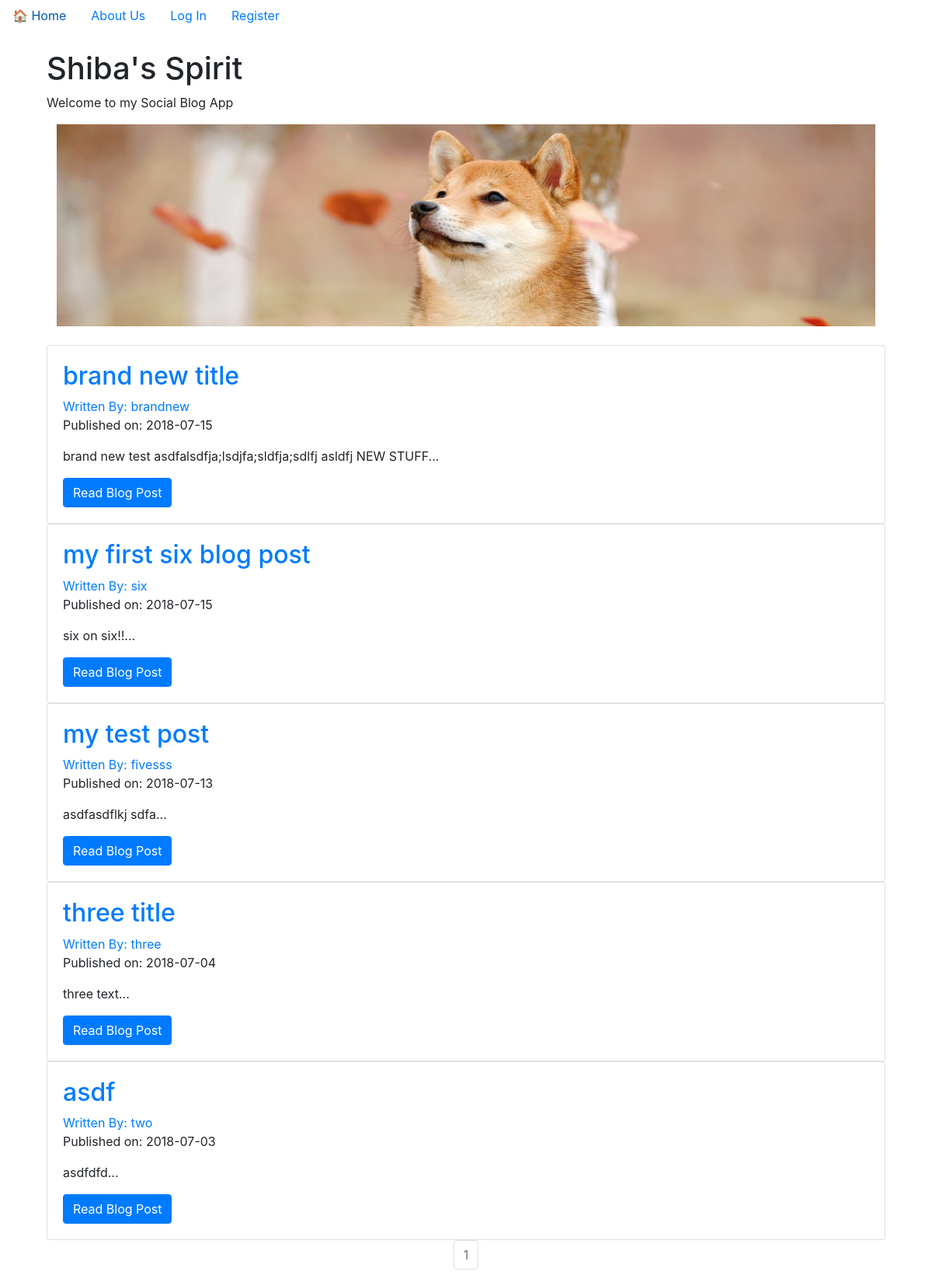
Before: / with the older database file.
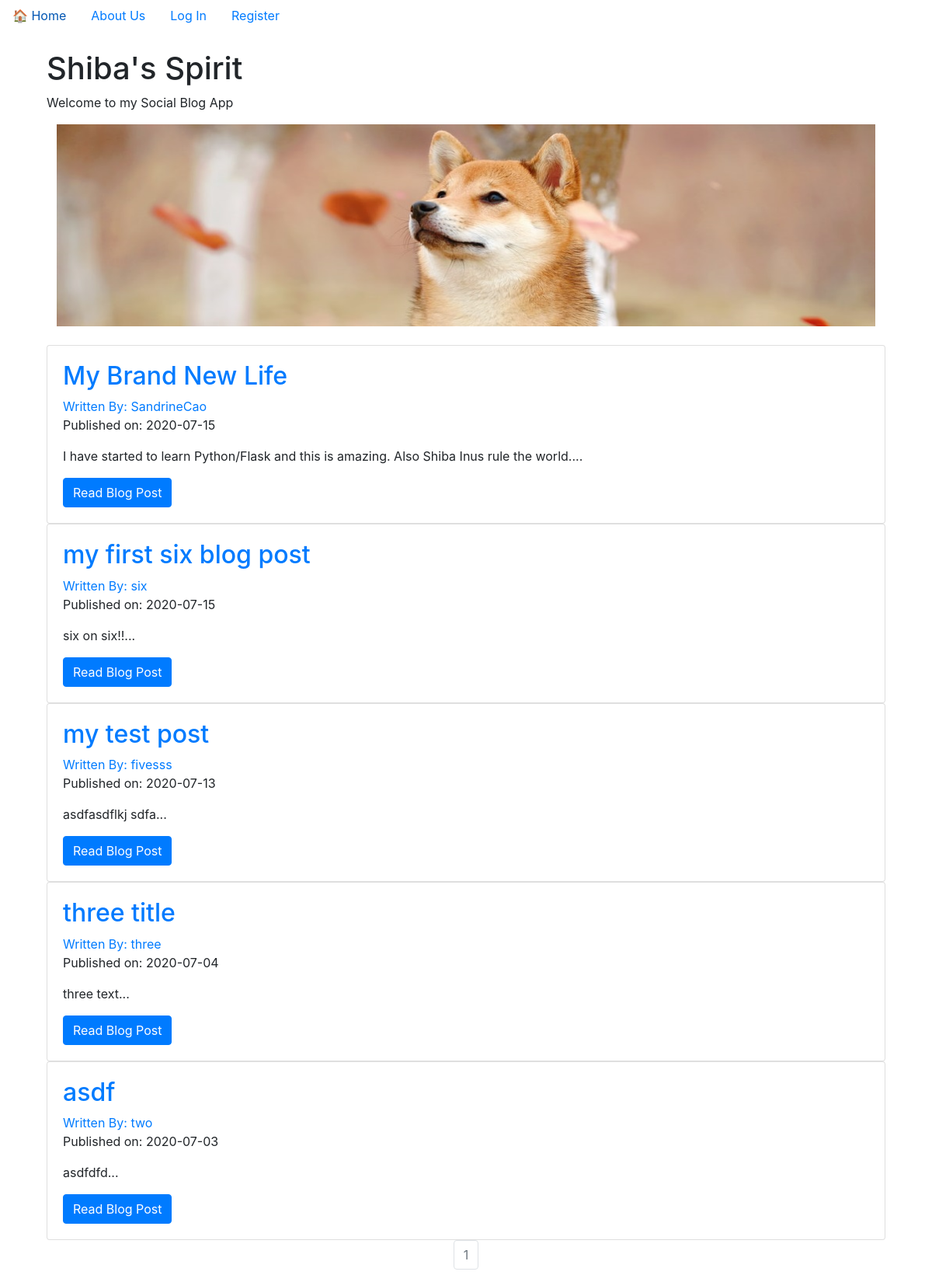
After: the same page with the newer database file.
### puppycompanyblog/models.py (models this page shows, shortened)
class BlogPost(db.Model):
    users = db.relationship(User)
    id = db.Column(db.Integer, primary_key=True)
    user_id = db.Column(db.Integer, db.ForeignKey('users.id'), nullable=False)
    date = db.Column(db.DateTime, nullable=False, default=datetime.utcnow)
    title = db.Column(db.String(140), nullable=False)
    text = db.Column(db.Text, nullable=False)

class User(db.Model, UserMixin):
    __tablename__ = 'users'
    id = db.Column(db.Integer, primary_key = True)
    profile_image = db.Column(db.String(20), nullable=False, default='default_profile.png')
    email = db.Column(db.String(64), unique=True, index=True)
    username = db.Column(db.String(64), unique=True, index=True)
    password_hash = db.Column(db.String(128))
    posts = db.relationship('BlogPost', backref='author', lazy=True)

### puppycompanyblog/core/views.py (the view)
@core.route('/')
def index():
    page = request.args.get('page', 1, type=int)
    blog_posts = BlogPost.query.order_by(BlogPost.date.desc()).paginate(page=page, per_page=10)
    return render_template('index.html',blog_posts=blog_posts)

### puppycompanyblog/templates/index.html (shortened to what this page needs)
{% extends "base.html" %}
{% block content %}
<br>
  <div class="container">
    <h1>Shiba's Spirit</h1>
    <p>Welcome to my Social Blog App</p>
    <div class="row justify-content-center">
      <img align='center' src="{{ url_for('static', filename='/shiba.jpg') }}" height="260" width=95%>
      </div>
  </div>
<br>
  <div class="container">
    {% for post in blog_posts.items %}
    <div class="card" >
      <div class="card-body">
        <h2><a class="card-title" href="  {{ url_for('blog_posts.blog_post', blog_post_id=post.id) }}">{{ post.title }}</a></h2>
        <a href="{{ url_for('users.user_posts', username=post.author.username) }}">Written By: {{ post.author.username }}</a>
        <p>Published on: {{ post.date.strftime('%Y-%m-%d') }}</p>
        <p class="card-text">{{ post.text[:100] }}...</p>
        <a href="{{ url_for('blog_posts.blog_post', blog_post_id=post.id) }}" class="btn btn-primary">Read Blog Post</a>
      </div>
    </div>
   {% endfor %}
   <nav aria-label="Page navigation example">
     <ul class="pagination justify-content-center">
       {% for page_num in blog_posts.iter_pages(left_edge=1, right_edge=1, left_current=1, right_current=2) %}
          {% if blog_posts.page == page_num %}
          <li class="page-item disabled">
            <a class="page-link" href="{{ url_for('core.index', page=page_num) }}">{{ page_num }}</a></li>
          {% else %}
            <li class="page-item"><a class="page-link" href="{{ url_for('core.index', page=page_num) }}">{{ page_num }}</a></li>
          {% endif %}
      {% endfor %}
    </nav>
{% endblock %}

### puppycompanyblog/templates/base.html (shortened to what this page needs)
<!DOCTYPE html>
<html>
  <head>
    <link rel="stylesheet" href="https://maxcdn.bootstrapcdn.com/bootstrap/4.0.0/css/bootstrap.min.css">
  </head>
  <body>
  <ul class="nav">
  <li class="nav-item">
    <a class="nav-link" href="{{ url_for('core.index') }}">🏠 Home</a>
  </li>
  <li class="nav-item">
    <a class="nav-link" href="{{ url_for('core.info') }}">About Us</a>
  </li>
    {% if current_user.is_authenticated %}
    <li class="nav-link"><a href="{{ url_for('users.logout') }}">Log Out</a></li>
    <li class="nav-link"><a href="{{ url_for('users.account') }}">Account</a></li>
    <li class="nav-link"><a href="{{ url_for('blog_posts.create_post') }}">🖊️ Create Post</a></li>
    {% else %}
    <li class="nav-link"><a href="{{ url_for('users.login') }}">Log In</a></li>
    <li class="nav-link"><a href="{{ url_for('users.register') }}">Register</a></li>
    {% endif %}
</ul>
<div class="container">
  {% block content %}
  {% endblock %}
</div>
  </body>
</html>

Changed rows visible on the page:
changed BlogPost: title "brand new title" → "My Brand New Life"; author.username "brandnew" → "SandrineCao"; date "2018-07-15" → "2020-07-15"; text "brand new test asdfalsdfja;lsdjfa;sldfja;sdlfj asldfj NEW STUFF" → "I have started to learn Python/Flask and this is amazing. Also Shiba Inus rule the world."
changed BlogPost "my first six blog post": date "2018-07-15" → "2020-07-15"
changed BlogPost "my test post": date "2018-07-13" → "2020-07-13"
changed BlogPost "three title": date "2018-07-04" → "2020-07-04"
changed BlogPost "asdf": date "2018-07-03" → "2020-07-03"
